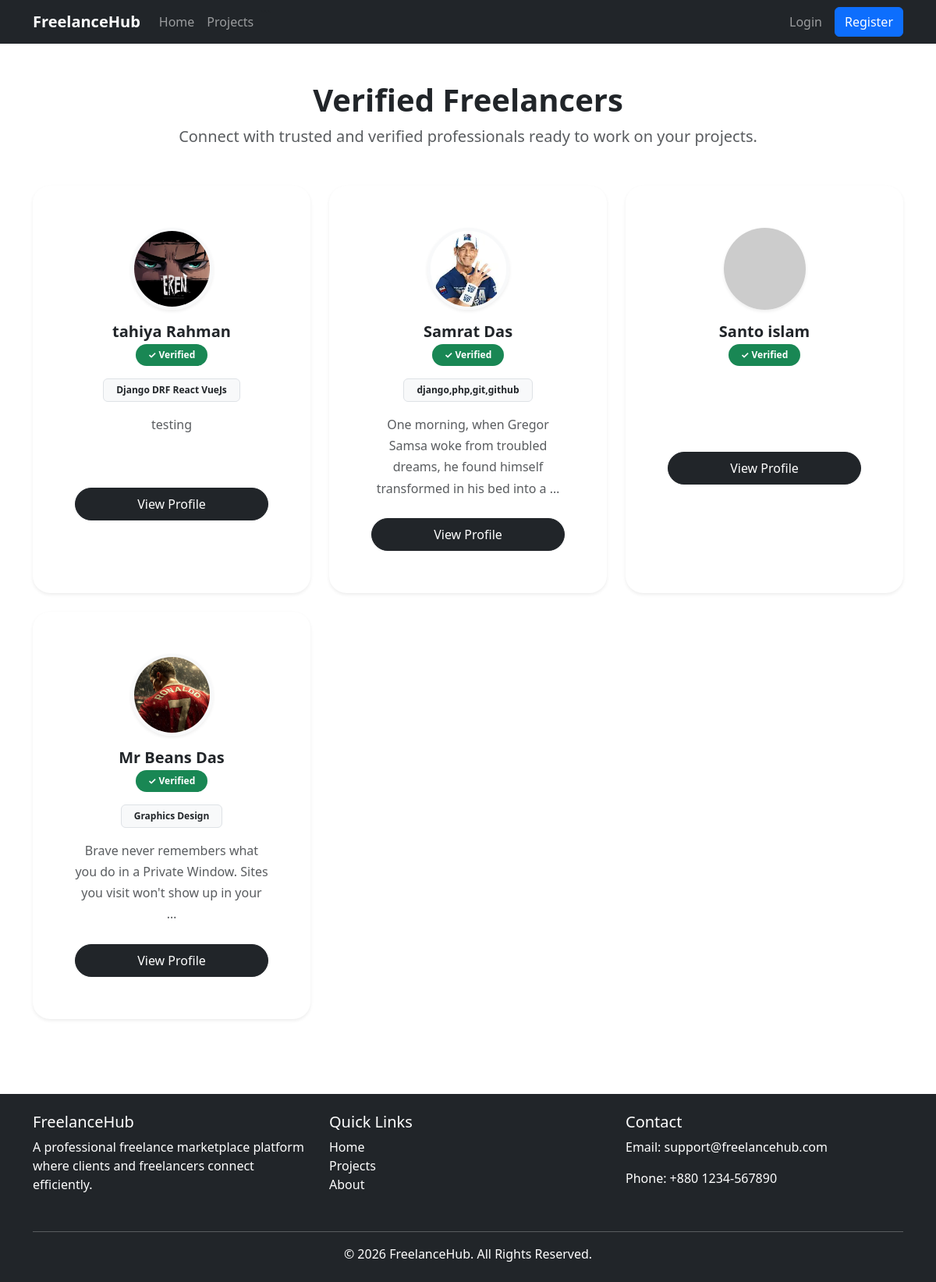
Page /profile/freelancers/ on the committed database.
### profiles/models.py (models this page shows, shortened)
class FreelanceProfile(models.Model):
    user = models.OneToOneField(
        settings.AUTH_USER_MODEL,
        on_delete=models.CASCADE,
        related_name='freelancer_profile'
    )
    profile_image = models.ImageField(
        upload_to='freelancers/',
        blank=True,
        null=True
    )
    bio = models.TextField(
        blank=True
    )
    skills = models.CharField(
        max_length=300,
        blank=True,
        help_text='Separate skills with commas'
    )
    category = models.ForeignKey(
    Category,
    on_delete=models.SET_NULL,
    null=True,
    blank=True
)
    github = models.URLField(
        blank=True
    )
    linkedin = models.URLField(
        blank=True
    )
    portfolio = models.URLField(
        blank=True
    )
    hourly_rate = models.DecimalField(
        max_digits=10,
        decimal_places=2,
        blank=True,
        null=True
    )

### accounts/models.py (models this page shows, shortened)
class User(AbstractUser):
    role= models.CharField(max_length=50,choices=ROLE_CHOICES)
    is_verified= models.BooleanField(default=False)

### profiles/views.py (the view)
# urls.py: path('freelancers/',freelancer_list,name='freelancer_list'),
def freelancer_list(request):
    freelancers = FreelanceProfile.objects.filter(
        user__role='freelancer',
        user__is_verified=True
    ).select_related('user')
    return render(
        request,
        'profiles/freelancer_list.html',
        {
            'freelancers': freelancers
        }
    )

### notifications/context_processors.py (called while the page is built)
def notification_count(request):
    count = 0
    if request.user.is_authenticated:
        count = Notification.objects.filter(
            user=request.user,
            is_read=False
        ).count()
    return {
        'notification_count': count
    }

### profiles/templates/profiles/freelancer_list.html (shortened to what this page needs)
{% extends 'base.html' %}
{% block content %}
<div class="container py-5">
    <div class="text-center mb-5">
        <h1 class="fw-bold display-6">
            Verified Freelancers
        </h1>
        <p class="text-muted fs-5">
            Connect with trusted and verified professionals
            ready to work on your projects.
        </p>
    </div>
    <div class="row g-4">
        {% for freelancer in freelancers %}
        <div class="col-lg-4 col-md-6">
            <div
                class="card border-0 shadow-sm h-100 freelancer-card"
                style="border-radius:22px;"
            >
                <div class="card-body p-4 text-center">
                    {% if freelancer.profile_image %}
                    <img
                        src="{{ freelancer.profile_image.url }}"
                        class="rounded-circle shadow-sm mb-3"
                        width="105"
                        height="105"
                        style="
                            object-fit:cover;
                            border:4px solid #f8f9fa;
                        "
                    >
                    {% else %}
                    <img
                        src="https://via.placeholder.com/105"
                        class="rounded-circle shadow-sm mb-3"
                    >
                    {% endif %}
                    <h5 class="fw-bold mb-1">
                        {{ freelancer.user.first_name }}
                        {{ freelancer.user.last_name }}
                    </h5>
                    <span
                        class="badge rounded-pill bg-success px-3 py-2 mb-3"
                    >
                        ✓ Verified
                    </span>
                    {% if freelancer.skills %}
                    <div class="mb-3">
                        <span
                            class="
                                badge
                                bg-light
                                text-dark
                                border
                                px-3
                                py-2
                            "
                        >
                            {{ freelancer.skills }}
                        </span>
                    </div>
                    {% endif %}
                    <p
                        class="text-muted"
                        style="
                            min-height:70px;
                            line-height:1.7;
                        "
                    >
                        {{ freelancer.bio|truncatewords:18 }}
                    </p>
                    <div class="d-grid mt-4">
                        <a
                            href="{% url 'freelancer_profile' freelancer.user.id %}"
                            class="btn btn-dark rounded-pill py-2"
                        >
                            View Profile
                        </a>
                    </div>
                </div>
            </div>
        </div>
        {% endfor %}
    </div>
</div>
{% endblock %}

### static/style.css (style rules this page uses)
.freelancer-card { background:white; border-radius:22px; padding:30px; text-align:center; height:100%; box-shadow:0 8px 25px rgba(0,0,0,.08); transition:.35s; border:none; }

### profiles/templates/profiles/freelancer_list.html (style rules this page uses)
.freelancer-card { position:relative; overflow:hidden; transition:all 0.4s ease; background:#fff; }
.freelancer-card::before { content:''; position:absolute; top:0; left:-120%; width:60%; height:100%; background: linear-gradient( 120deg, transparent, rgba(255,255,255,0.4), transparent ); transition:0.7s; }

### rows in the picture
FreelanceProfile: profile_image (picture), user.first_name "tahiya", user.last_name "Rahman", skills "Django DRF React VueJs", bio "testing"
FreelanceProfile: profile_image (picture), user.first_name "Samrat", user.last_name "Das", skills "django,php,git,github", bio "One morning, when Gregor Samsa woke from troubled dreams, he found himself transformed in his bed into a …"
FreelanceProfile: user.first_name "Santo", user.last_name "islam"
FreelanceProfile: profile_image (picture), user.first_name "Mr Beans", user.last_name "Das", skills "Graphics Design", bio "Brave never remembers what you do in a Private Window. Sites you visit won't show up in your …"
